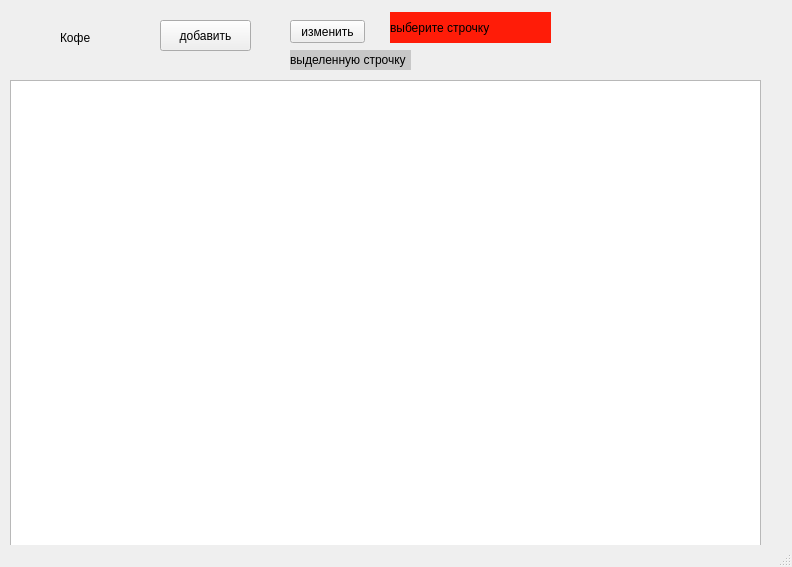
<?xml version="1.0" encoding="UTF-8"?>
<ui version="4.0">
 <class>MainWindow</class>
 <widget class="QMainWindow" name="MainWindow">
  <property name="geometry">
   <rect>
    <x>0</x>
    <y>0</y>
    <width>792</width>
    <height>567</height>
   </rect>
  </property>
  <property name="windowTitle">
   <string>MainWindow</string>
  </property>
  <widget class="QWidget" name="centralwidget">
   <widget class="QTableWidget" name="tabl">
    <property name="geometry">
     <rect>
      <x>10</x>
      <y>80</y>
      <width>751</width>
      <height>481</height>
     </rect>
    </property>
   </widget>
   <widget class="QLabel" name="label">
    <property name="geometry">
     <rect>
      <x>60</x>
      <y>30</y>
      <width>151</width>
      <height>16</height>
     </rect>
    </property>
    <property name="text">
     <string>Кофе</string>
    </property>
   </widget>
   <widget class="QPushButton" name="btn">
    <property name="geometry">
     <rect>
      <x>160</x>
      <y>20</y>
      <width>91</width>
      <height>31</height>
     </rect>
    </property>
    <property name="text">
     <string>добавить</string>
    </property>
   </widget>
   <widget class="QPushButton" name="btn_2">
    <property name="geometry">
     <rect>
      <x>290</x>
      <y>20</y>
      <width>75</width>
      <height>23</height>
     </rect>
    </property>
    <property name="text">
     <string>изменить</string>
    </property>
   </widget>
   <widget class="QLabel" name="label_2">
    <property name="geometry">
     <rect>
      <x>140</x>
      <y>50</y>
      <width>47</width>
      <height>13</height>
     </rect>
    </property>
    <property name="text">
     <string/>
    </property>
   </widget>
   <widget class="QLabel" name="label_3">
    <property name="geometry">
     <rect>
      <x>290</x>
      <y>50</y>
      <width>121</width>
      <height>20</height>
     </rect>
    </property>
    <property name="styleSheet">
     <string notr="true">background-color: rgb(200,200,200);</string>
    </property>
    <property name="text">
     <string>выделенную строчку</string>
    </property>
   </widget>
   <widget class="QLabel" name="label_4">
    <property name="geometry">
     <rect>
      <x>390</x>
      <y>12</y>
      <width>161</width>
      <height>31</height>
     </rect>
    </property>
    <property name="styleSheet">
     <string notr="true">background-color: rgb(255, 28, 8);</string>
    </property>
    <property name="text">
     <string>выберите строчку</string>
    </property>
   </widget>
  </widget>
  <widget class="QMenuBar" name="menubar">
   <property name="geometry">
    <rect>
     <x>0</x>
     <y>0</y>
     <width>792</width>
     <height>21</height>
    </rect>
   </property>
  </widget>
  <widget class="QStatusBar" name="statusbar"/>
 </widget>
 <resources/>
 <connections/>
</ui>
